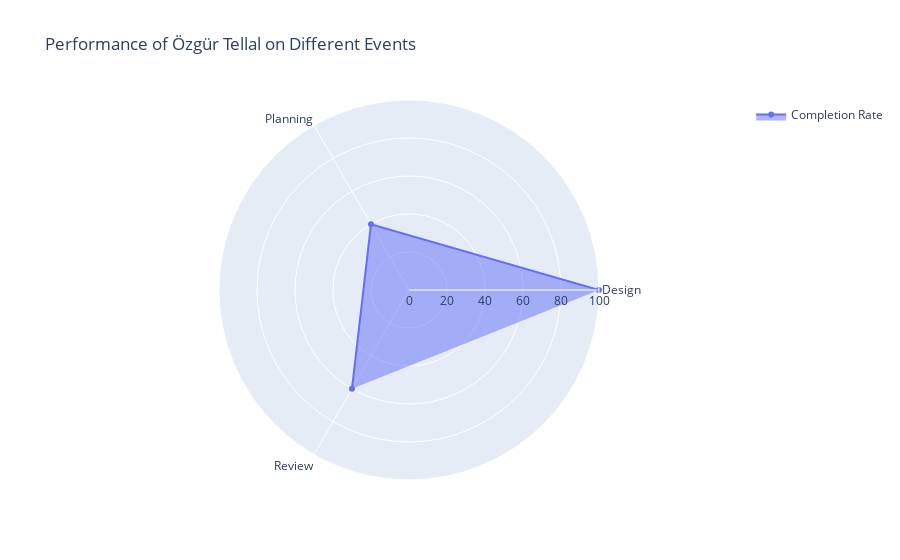

Notebook code for this chart:
### Code cell
import pandas as pd
import plotly.graph_objects as go

# Sample data
data = {
    "userId": [
        # Existing data
        "22078751-34f0-4ed5-806f-78b5e36b4f35", "a920844e-c0a0-4073-963d-311ed32cbda5",
        "c2d14093-e4c1-4d28-a9dc-9d9c3470dcf2", "e3d2c650-ec45-40f0-83f7-05159519c2fc",
        "e3d2c650-ec45-40f0-83f7-05159519c2fc", "8793280a-4391-407d-971d-fed93d99205c",
        "8793280a-4391-407d-971d-fed93d99205c", "59e51cd4-40d9-4856-bbb6-2d740d510df8",
        "59e51cd4-40d9-4856-bbb6-2d740d510df8", "f987c2cc-3cab-4610-b2df-afc30e43b02c",
        # New data
        "22078751-34f0-4ed5-806f-78b5e36b4f35", "a920844e-c0a0-4073-963d-311ed32cbda5",
        "e3d2c650-ec45-40f0-83f7-05159519c2fc", "8793280a-4391-407d-971d-fed93d99205c",
    ],
    "fullName": [
        # Existing data
        "Yiğit Ağalar", "Vorn", "Umut Arısoy", "Özgür Tellal", "Özgür Tellal", 
        "Ozgur Tellal", "Ozgur Tellal", "ozgur tellal", "ozgur tellal", "Emin Uzer",
        # New data
        "Yiğit Ağalar", "Vorn", "Özgür Tellal", "Ozgur Tellal",
    ],
    "name": [
        # Existing data
        "Review", "Review", "Review", "Planning", "Review",
        "Planning", "Review", "Planning", "Review", "Planning",
        # New data
        "Design", "Design", "Design", "Design",
    ],
    "total_given": [
        # Existing data
        1, 1, 3, 3, 5, 3, 10, 3, 4, 3,
        # New data
        2, 4, 3, 5,
    ],
    "total_completed": [
        # Existing data
        1, 0, 0, 0, 1, 0, 6, 0, 2, 0,
        # New data
        2, 3, 2, 4,
    ],
    "completion_rate": [
        # Existing data
        100.0, 60.0, 60.0, 60.0, 60.0, 60.0, 40.0, 40.0, 60.0, 40.0,
        # New data
        100.0,100.0, 100, 80.0,
    ]
}


df = pd.DataFrame(data)

# Selecting a specific individual from the data providedÜ
selected_individual = "Özgür Tellal"

# Filtering the data for the selected individual
individual_data = df[df['fullName'] == selected_individual]

# Grouping by event type ('name') and calculating mean completion rate
grouped_data = individual_data.groupby('name').mean().reset_index()

# Creating the radar chart
fig = go.Figure()

fig.add_trace(go.Scatterpolar(
    r=grouped_data['completion_rate'],
    theta=grouped_data['name'],
    fill='toself',
    name='Completion Rate'
))

#fig.add_trace(go.Scatterpolar(
#    r=grouped_data['total_completed'],
#    theta=grouped_data['name'],
#    fill='toself',
#    name='Completed'
#))


fig.update_layout(
    polar=dict(
        radialaxis=dict(
            visible=True,
            range=[0, 100]

        )),
        
    title=f"Performance of {selected_individual} on Different Events",
    showlegend=True,

)

# Note: Due to the execution environment limitations, the plot may not be displayed here. 
# Please run this code in your local Python environment to view the plot.
fig.show()

### Figure 1 — Plotly figure (JSON) as saved in the notebook; plotly's stock layout.template omitted (floating-point values rounded to 4 significant figures)
{"data": [{"fill": "toself", "name": "Completion Rate", "r": [100, 40, 60], "theta": ["Design", "Planning", "Review"], "type": "scatterpolar"}], "layout": {"polar": {"radialaxis": {"range": [0, 100], "visible": true}}, "showlegend": true, "title": {"text": "Performance of Özgür Tellal on Different Events"}}}
